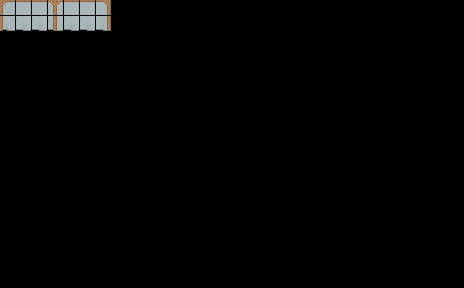

Rendered tile map (Tiled .tmx) drawn with the repository's tilesets; below, a short description and the map source with its tile grids summarised:
An orthogonal 29x18 tile map with 16x16 px tiles, 1 tile layer (Tile Layer 1).

<map version="1.0" orientation="orthogonal" renderorder="right-down" width="29" height="18" tilewidth="16" tileheight="16" nextobjectid="1">
 <tileset firstgid="1" name="roguelikeDungeon_transparent" tilewidth="16" tileheight="16" spacing="1" margin="1">
  <image source="roguelikeDungeon_transparent.png" width="492" height="305" />
 </tileset>
 <layer name="Tile Layer 1" width="29" height="18">
  <data>[522 cells, 14 non-empty, 8 distinct tile ids]</data>
 </layer>
</map>
